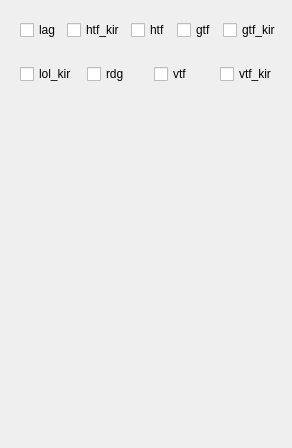
                       <widget class="QWidget" name="tab_47">
                        <attribute name="title">
                         <string>Properties</string>
                        </attribute>
                        <layout class="QVBoxLayout" name="verticalLayout_86">
                         <item>
                          <widget class="QFrame" name="frame_135">
                           <property name="frameShape">
                            <enum>QFrame::NoFrame</enum>
                           </property>
                           <property name="frameShadow">
                            <enum>QFrame::Raised</enum>
                           </property>
                           <layout class="QHBoxLayout" name="horizontalLayout_138">
                            <property name="rightMargin">
                             <number>0</number>
                            </property>
                            <item>
                             <widget class="QCheckBox" name="form_critic_prop_lag">
                              <property name="text">
                               <string>lag</string>
                              </property>
                             </widget>
                            </item>
                            <item>
                             <widget class="QCheckBox" name="form_critic_prop_htf_kir">
                              <property name="text">
                               <string>htf_kir</string>
                              </property>
                             </widget>
                            </item>
                            <item>
                             <widget class="QCheckBox" name="form_critic_prop_htf">
                              <property name="text">
                               <string>htf</string>
                              </property>
                             </widget>
                            </item>
                            <item>
                             <widget class="QCheckBox" name="form_critic_prop_gtf">
                              <property name="text">
                               <string>gtf</string>
                              </property>
                             </widget>
                            </item>
                            <item>
                             <widget class="QCheckBox" name="form_critic_prop_gtf_kir">
                              <property name="text">
                               <string>gtf_kir</string>
                              </property>
                             </widget>
                            </item>
                           </layout>
                          </widget>
                         </item>
                         <item>
                          <widget class="QFrame" name="frame_136">
                           <property name="minimumSize">
                            <size>
                             <width>0</width>
                             <height>0</height>
                            </size>
                           </property>
                           <property name="frameShape">
                            <enum>QFrame::NoFrame</enum>
                           </property>
                           <property name="frameShadow">
                            <enum>QFrame::Raised</enum>
                           </property>
                           <layout class="QHBoxLayout" name="horizontalLayout_86">
                            <property name="rightMargin">
                             <number>0</number>
                            </property>
                            <item>
                             <widget class="QCheckBox" name="form_critic_prop_lol_kir">
                              <property name="text">
                               <string>lol_kir</string>
                              </property>
                             </widget>
                            </item>
                            <item>
                             <widget class="QCheckBox" name="form_critic_prop_rdg">
                              <property name="text">
                               <string>rdg</string>
                              </property>
                             </widget>
                            </item>
                            <item>
                             <widget class="QCheckBox" name="form_critic_prop_vtf">
                              <property name="text">
                               <string>vtf</string>
                              </property>
                             </widget>
                            </item>
                            <item>
                             <widget class="QCheckBox" name="form_critic_prop_vtf_kir">
                              <property name="text">
                               <string>vtf_kir</string>
                              </property>
                             </widget>
                            </item>
                           </layout>
                          </widget>
                         </item>
                         <item>
                          <spacer name="verticalSpacer_28">
                           <property name="orientation">
                            <enum>Qt::Vertical</enum>
                           </property>
                           <property name="sizeHint" stdset="0">
                            <size>
                             <width>20</width>
                             <height>344</height>
                            </size>
                           </property>
                          </spacer>
                         </item>
                        </layout>
                       </widget>
